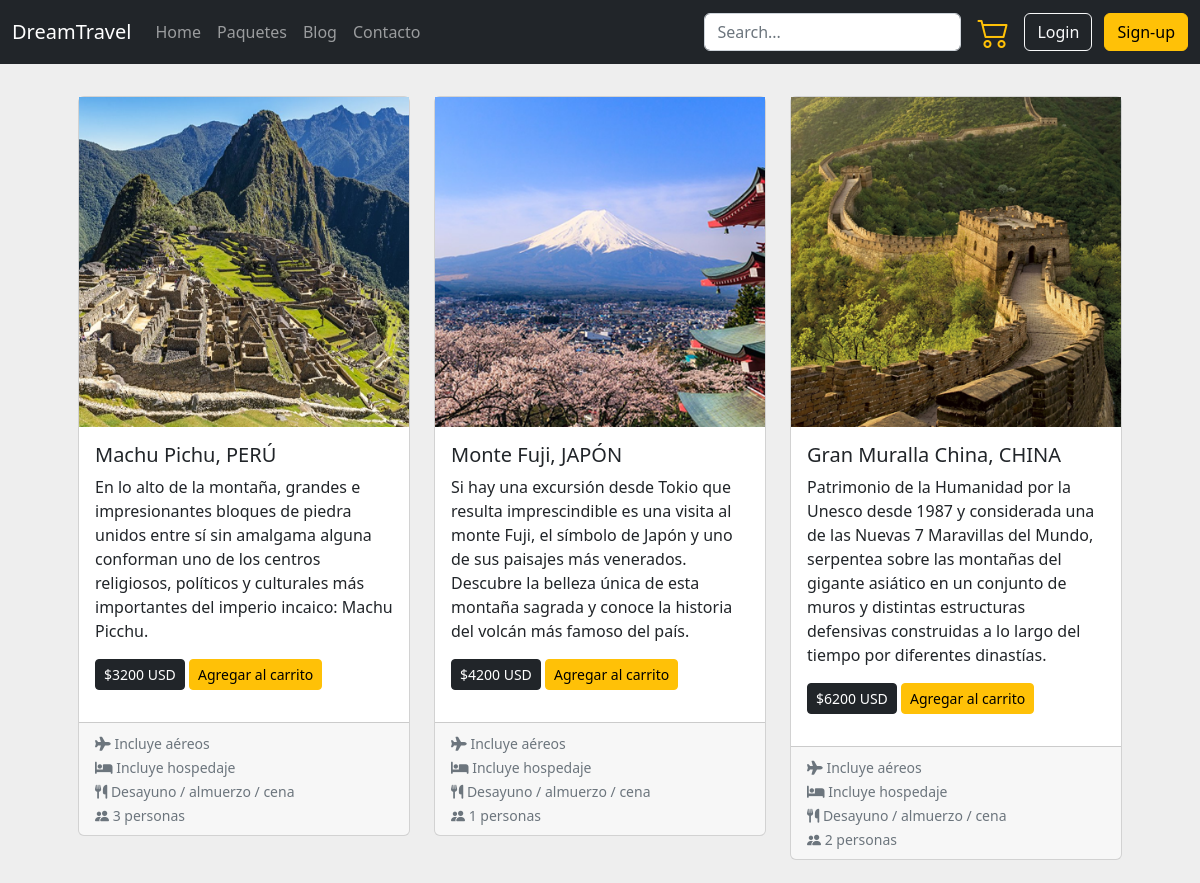
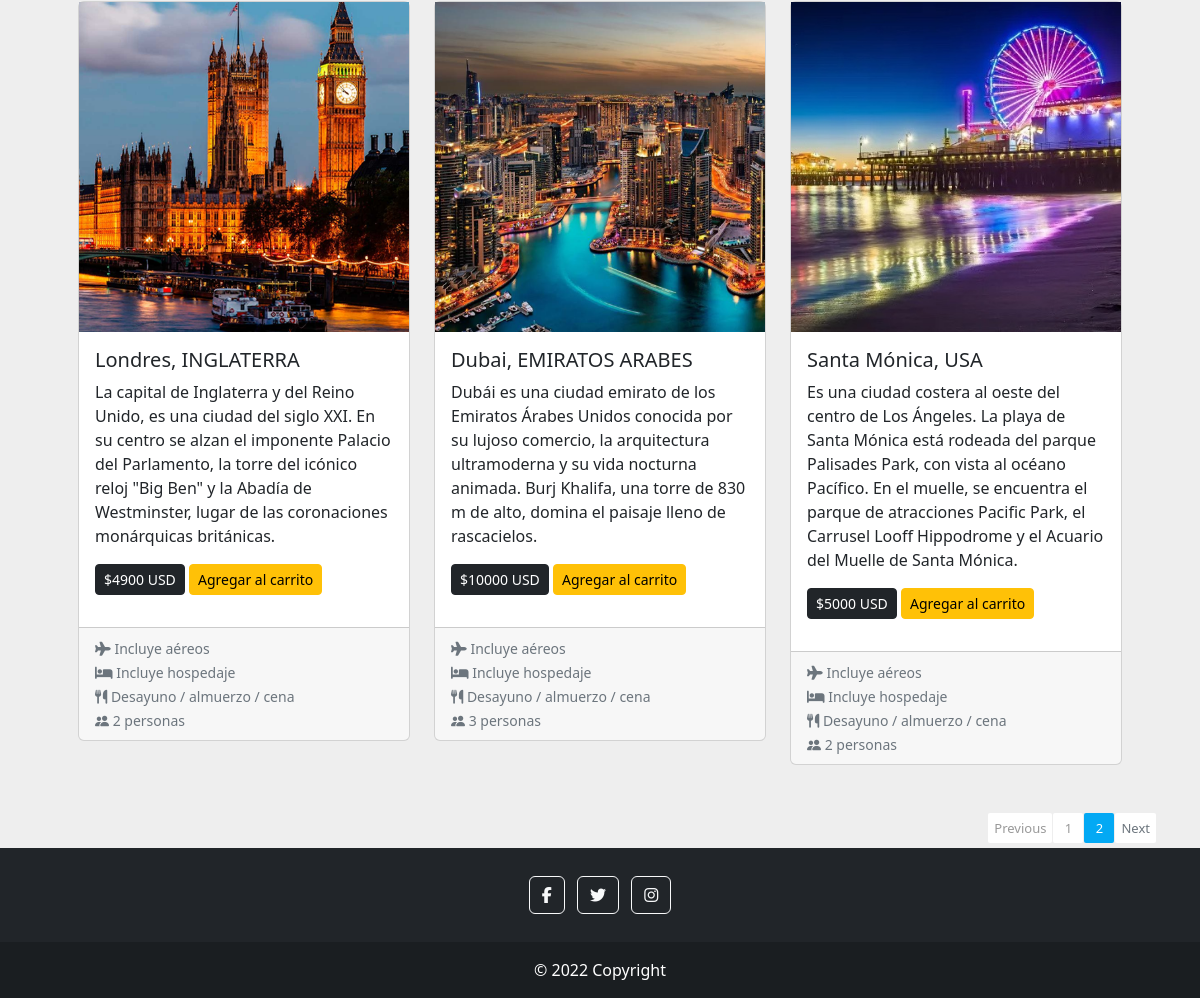
Page /FINAL_GRUPO_G-proyecto/paquetes.php?pagina=2 on the committed database (2 pictures, top to bottom).
### tables this page shows
CREATE TABLE `productos` (
  `id_prod` int(20) NOT NULL,
  `destino` varchar(60) NOT NULL,
  `info` text NOT NULL,
  `precio` int(40) NOT NULL,
  `aereos` varchar(60) NOT NULL,
  `hospedaje` varchar(60) NOT NULL,
  `comidas` varchar(60) NOT NULL,
  `cant_personas` int(10) NOT NULL,
  `img` text NOT NULL
);

### FINAL_GRUPO_G-proyecto/paquetes.php (the view, shortened to what this page needs)
<?php
$db = new Cnx();
$conectar = $db->conectar();
$comando = $conectar->prepare("SELECT * FROM productos");
$comando->execute();
$resultado = $comando->fetchAll(PDO::FETCH_ASSOC);
			$articulos_x_pagina = 6;
			$total_articulos = $comando->rowCount();
			$paginas = $total_articulos / $articulos_x_pagina;
			$paginas = ceil($paginas);
      $iniciar = ($_GET['pagina']-1)*$articulos_x_pagina;
      $sql_articulos = "SELECT * FROM productos LIMIT :iniciar, :articulos_x_pagina";
      $comando_art = $conectar->prepare($sql_articulos);
      $comando_art->bindParam(":iniciar", $iniciar, PDO::PARAM_INT);
      $comando_art->bindParam(":articulos_x_pagina", $articulos_x_pagina, PDO::PARAM_INT);
      $comando_art->execute();
      $resultado_art = $comando_art->fetchAll(PDO::FETCH_ASSOC);
			$anterior = $_GET['pagina'] - 1;
			$siguiente = $_GET['pagina'] + 1;
?>
<!doctype html>
<html lang="es">
<head>
  <?php include_once('vistas/css.php'); ?>
</head>
<body>
<?php
    include_once('vistas/header.php');
    ?>
  <main>
    <div container class="container p-5">
      <div class="row row-cols-1 row-cols-md-3 g-4">
        <?php
        foreach ($resultado_art as $row) {
        ?>
          <div class="col">
            <div class="card prod" data-id="<?php echo $row['id_prod']?>">
              <img src="<?php echo $row['img'] ?>">
              <div class="card-body">
                <h5 class="card-title"><?php echo $row['destino']; ?></h5>
                <p class="card-text"><?php echo $row['info']; ?></p>
                <p><a class="btn btn-info btn-sm btn-dark" style="pointer-events: none;">$<?php echo $row['precio']; ?> USD</a> <a class="btn btn-sm btn-primary btn-warning" href="compra.php">Agregar al carrito</a></p>
              </div>
              <div class="card-footer">
                <small class="text-muted cat">
                  <i class="fas fa-plane"></i> <?php echo $row['aereos']; ?> <br>
                  <i class="fas fa-bed"></i> <?php echo $row['hospedaje']; ?><br>
                  <i class="fas fa-utensils"></i> <?php echo $row['comidas']; ?><br>
                  <i class="bi bi-people-fill"></i> <?php echo $row['cant_personas']; ?> personas
                </small>
              </div>
            </div>
          </div>
          <?php } ?>
          </div>
          </div>
			<div class="clearfix container">
				<ul class="pagination justify-content-center">
					<li class="page-item"><a class="<?php echo $_GET['pagina']<=1 ? 'disabled' : '' ?> page-link"" href="paquetes.php?pagina=<?php echo $anterior; ?>">Previous</a></li>
					<?php for ($i = 1; $i <= $paginas; $i++) : ?>
					<li class="page-item <?php echo $_GET['pagina']==$i ? 'active' : '' ?>"><a href="paquetes.php?pagina=<?php echo $i ?>" class="page-link"><?php echo $i ?></a></li>
					<?php endfor ?>
					<li class="page-item"><a href="paquetes.php?pagina=<?php echo $siguiente; ?>" class="<?php echo $_GET['pagina']>= $paginas ? 'disabled' : '' ?> page-link">Next</a></li>
				</ul>
			</div>
  </main>
  <?php include_once('vistas/footer.php'); ?>
</body>
</html>

### FINAL_GRUPO_G-proyecto/estilos.css (style rules this page uses)
body { padding-top: 3rem; background-color: #eee !important; }
body { color: #566787; background: #f5f5f5; font-family: 'Varela Round', sans-serif; font-size: 13px; }
.pagination { float: right; margin: 0 0 5px; }
.pagination li a { border: none; font-size: 13px; min-width: 30px; min-height: 30px; color: #999; margin: 0 2px; line-height: 30px; border-radius: 2px !important; text-align: center; padding: 0 6px; }
.pagination li.active a, .pagination li.active a.page-link { background: #03A9F4; }

### FINAL_GRUPO_G-proyecto/paquetes.php (style rules this page uses)
.pagination { margin: 0 0 8px; }
.pagination li a { border: none; font-size: 13px; min-width: 30px; min-height: 30px; color: #999; margin: 0 2px; line-height: 30px; border-radius: 2px !important; text-align: center; padding: 0 6px; }
.pagination li.active a, .pagination li.active a.page-link { background: #03A9F4; }

### rows in the picture
productos: img (picture), destino "Machu Pichu, PERÚ", info "En lo alto de la montaña, grandes e impresionantes bloques de piedra unidos entre sí sin amalgama alguna conforman uno de los centros religiosos, políticos y culturales más importantes del imperio incaico: Machu Picchu.", precio "3200", aereos "Incluye aéreos", hospedaje "Incluye hospedaje", comidas "Desayuno / almuerzo / cena", cant_personas "3"
productos: img (picture), destino "Monte Fuji, JAPÓN", info "Si hay una excursión desde Tokio que resulta imprescindible es una visita al monte Fuji, el símbolo de Japón y uno de sus paisajes más venerados. Descubre la belleza única de esta montaña sagrada y conoce la historia del volcán más famoso del país.", precio "4200", aereos "Incluye aéreos", hospedaje "Incluye hospedaje", comidas "Desayuno / almuerzo / cena", cant_personas "1"
productos: img (picture), destino "Gran Muralla China, CHINA", info "Patrimonio de la Humanidad por la Unesco desde 1987 y considerada una de las Nuevas 7 Maravillas del Mundo, serpentea sobre las montañas del gigante asiático en un conjunto de muros y distintas estructuras defensivas construidas a lo largo del tiempo por diferentes dinastías.", precio "6200", aereos "Incluye aéreos", hospedaje "Incluye hospedaje", comidas "Desayuno / almuerzo / cena", cant_personas "2"
productos: img (picture), destino "Londres, INGLATERRA", info "La capital de Inglaterra y del Reino Unido, es una ciudad del siglo XXI. En su centro se alzan el imponente Palacio del Parlamento, la torre del icónico reloj \"Big Ben\" y la Abadía de Westminster, lugar de las coronaciones monárquicas británicas.", precio "4900", aereos "Incluye aéreos", hospedaje "Incluye hospedaje", comidas "Desayuno / almuerzo / cena", cant_personas "2"
productos: img (picture), destino "Dubai, EMIRATOS ARABES", info "Dubái es una ciudad emirato de los Emiratos Árabes Unidos conocida por su lujoso comercio, la arquitectura ultramoderna y su vida nocturna animada. Burj Khalifa, una torre de 830 m de alto, domina el paisaje lleno de rascacielos.", precio "10000", aereos "Incluye aéreos", hospedaje "Incluye hospedaje", comidas "Desayuno / almuerzo / cena", cant_personas "3"
productos: img (picture), destino "Santa Mónica, USA", info "Es una ciudad costera al oeste del centro de Los Ángeles. La playa de Santa Mónica está rodeada del parque Palisades Park, con vista al océano Pacífico. En el muelle, se encuentra el parque de atracciones Pacific Park, el Carrusel Looff Hippodrome y el Acuario del Muelle de Santa Mónica.", precio "5000", aereos "Incluye aéreos", hospedaje "Incluye hospedaje", comidas "Desayuno / almuerzo / cena", cant_personas "2"
